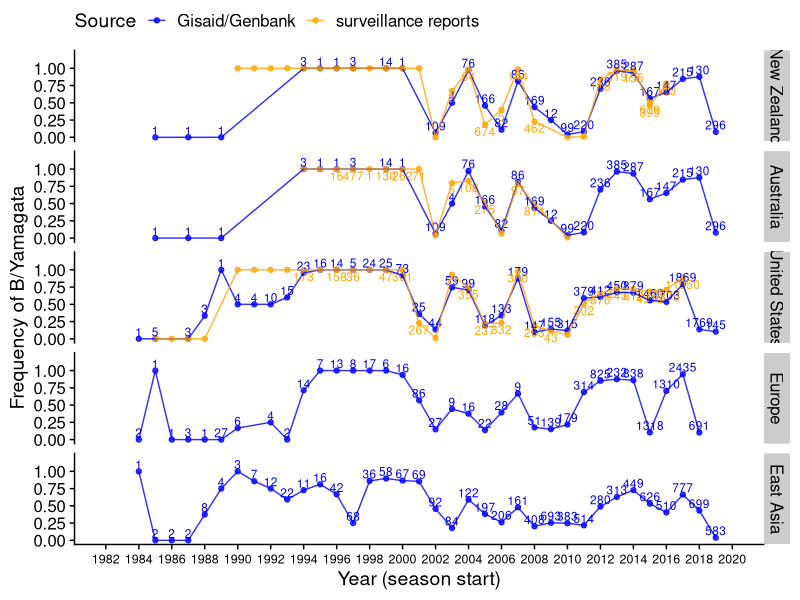

This figure's R source: (Note: this script raises an error after producing the figure.)
library(cowplot)
library(ggplot2)
theme_set(theme_cowplot())
library(reshape2)
library(dplyr)
library(viridis)

# Raw Gisaid / Genbank frequencies for Aus/NZ and the U.S.
gisaid_genbank_frequencies_local <- as_tibble(read.csv('../results/processed_data/lineage_frequencies_gisaid-genbank_raw.csv',
                                                 header = T)) %>%
  mutate(type = 'genetic',
         source = 'Gisaid/Genbank (local)') %>%
  select(year, year_total, country, fraction_yamagata, fraction_victoria, type, source)


# Gisaid / Genbank frequencies estimated from all countries when data was scarce
gisaid_genbank_frequencies_global <- as_tibble(read.csv('../results/processed_data/lineage_frequencies_gisaid-genbank_global.csv',
                                                 header = T)) %>%
  rename(fraction_yamagata = fraction_yamagata_global,
         fraction_victoria = fraction_victoria_global,
         year_total = year_total_global) %>%
  mutate(type = 'genetic',
         country = 'All countries',
         source = 'Gisaid/Genbank (All countries)') %>%
  select(year,year_total, country, fraction_yamagata, fraction_victoria, type, source)

# Gisaid / Genbank frequencies estimated from all countries when data was scarce, but with Yam freq = 100% in the 90s.
gisaid_genbank_frequencies_global_noVicin1990s <- as_tibble(read.csv('../results/processed_data/lineage_frequencies_gisaid-genbank_noVicin1990s.csv',
                                                        header = T)) %>%
  mutate(type = 'genetic',
         source = 'Gisaid/Genbank (All countries + no Vic in 1990s)') %>%
  select(year,year_total, country, fraction_yamagata, fraction_victoria, type, source)


gisaid_genbank_frequencies <- bind_rows(gisaid_genbank_frequencies_local, gisaid_genbank_frequencies_global)
gisaid_genbank_frequencies <- bind_rows(gisaid_genbank_frequencies, gisaid_genbank_frequencies_global_noVicin1990s)


surveillance_frequencies <- bind_rows(
  as_tibble(read.csv('../data/surveillance_report_frequencies/Aus_lineage_freqs.csv')),
  as_tibble(read.csv('../data/surveillance_report_frequencies/NZ_lineage_freqs.csv')),
  as_tibble(read.csv('../data/surveillance_report_frequencies/US_lineage_freqs.csv'))
) %>% 
  rename(year_total = n_specimens_tested) %>%
  select(year, year_total, country, fraction_yamagata, fraction_victoria, method) %>%
  mutate(source = 'surveillance reports') %>%
  rename(type = method) %>%
  mutate(type = as.character(type))

lineage_frequencies <- bind_rows(gisaid_genbank_frequencies, surveillance_frequencies) %>%
  filter(!is.na(country))
lineage_frequencies <- lineage_frequencies %>%
  mutate(country = factor(country,
                          levels = c('New Zealand','Australia','United States',
                                     'Europe','East Asia', ' All countries')))

# ---------------------------------------------------- Plots ---------------------------------------------------
surveillance_vs_gisaid_genbank_freqs_pl <- ggplot(lineage_frequencies %>%
                                                    filter(is.na(fraction_yamagata) == F,
                                                           country != 'All countries',
                                                           source != "Gisaid/Genbank (All countries + no Vic in 1990s)",
                                                           year > 1983),
       aes(x = year, y = fraction_yamagata)) +
  geom_point(aes(color = factor(source)), alpha = 0.8) +
  geom_text(data = lineage_frequencies %>%
              filter(country != 'All countries',
                     is.na(fraction_yamagata) == F, source == 'Gisaid/Genbank (local)', year > 1983),
                     aes(label = year_total), color = 'blue',
            position = position_nudge(x = 0, y = 0.1), size = 3) +
  geom_text(data = lineage_frequencies %>%
              filter(is.na(fraction_yamagata) == F, source == 'surveillance reports', year > 1983),
            aes(label = year_total), color = 'orange',
            position = position_nudge(x = , y = -0.1), size = 3) +
  geom_line(aes(color = factor(source)), alpha = 0.8) +
  facet_grid(country~.) +
  #ggtitle('Note: Gisaid/Genbank frequencies were estimated jointly for Australia and New Zealand') +
  xlab('Year (season start)') +
  ylab('Frequency of B/Yamagata') +
  scale_x_continuous(breaks = seq(1982,2020,2), limits = c(1982, 2020)) +
  scale_color_manual(values = c('blue','orange'), name = 'Source',
                     labels = c('Gisaid/Genbank', 'surveillance reports')) +
  theme(legend.position = 'top', axis.text.x = element_text(size = 9)) +
  scale_y_continuous(limits = c(0,1.2), breaks = seq(0,1,0.25))

save_plot('../figures/lineage_frequencies/surveillance_vs_gisaid_genbank_freqs.pdf',
          surveillance_vs_gisaid_genbank_freqs_pl,
          base_height = 10, base_width = 10)



# Plot with lineage frequencies used in the model, assuming all Yam in the 90s
local_points <- lineage_frequencies %>% filter(source == 'Gisaid/Genbank (local)', country == 'New Zealand', year >= 1990) %>%
  filter(!is.na(year_total)) %>%
  filter((year <= 2000) | (year > 2000 & year_total >= 10)) %>%
  mutate(source = 'New Zealand and Australia isolates')

global_points <- lineage_frequencies %>% filter(year >= 2001, country == 'New Zealand',
                                                source == "Gisaid/Genbank (All countries + no Vic in 1990s)") %>%
  filter((year %in% unique(local_points$year)) == F) %>% unique() %>%
  mutate(source = 'Isolates from all represented countries')

points <- bind_rows(local_points, global_points) %>% arrange(year)


lineage_frequencies_gisaid_genbank_noVicin1990s <- 
  ggplot(lineage_frequencies %>% filter(country == 'New Zealand', source == "Gisaid/Genbank (All countries + no Vic in 1990s)",
                                      year >= 1988), aes(x = year, y = fraction_yamagata)) +
  geom_line(alpha = 0.5) + 
  geom_point(data = points, shape = 21, size = 6, (aes(fill = source))) +
  geom_text(data = points, size = 2, aes(label = year_total)) +
  xlab('Season') + ylab('Frequency of B/Yamagata') +
  scale_x_continuous(breaks = seq(1960,2020,5), limits = c(1959,2020),
                     expand = c(0.01,0)) +
  #facet_grid(region~.) +
  scale_fill_brewer(type = 'qual', palette = 3, name = 'Frequency estimates from:',
                    labels = c('All represented countries', 'Australia/New Zealand')) +
  theme(legend.position = c(0.02,0.9),
        legend.background = element_rect(fill = 'white'),
        legend.text = element_text(size = 10),
        legend.title = element_text(size = 10)) +
  geom_vline(xintercept = c(1970,1983), linetype = 2, color = 'gray30')  +
  geom_text(data = tibble(year = 1976.5,
                          #region = c('Australia / New Zealand', 'China', 'United States'),
                          #region = c('Australia / New Zealand','United States'),
                          fraction_yamagata = 0.55,
                          #text = c('','Approximate interval of\nB/Vic - B/Yam split','')),
                          text = c('Estimates of\nB/Vic - B/Yam split','')),
            aes(label = text))

save_plot('../figures/lineage_frequencies/lineage_frequencies_gisaid-genbank_ausnz_noVicin1990s.pdf',
          lineage_frequencies_gisaid_genbank_noVicin1990s,base_width = 10, base_height = 4)


